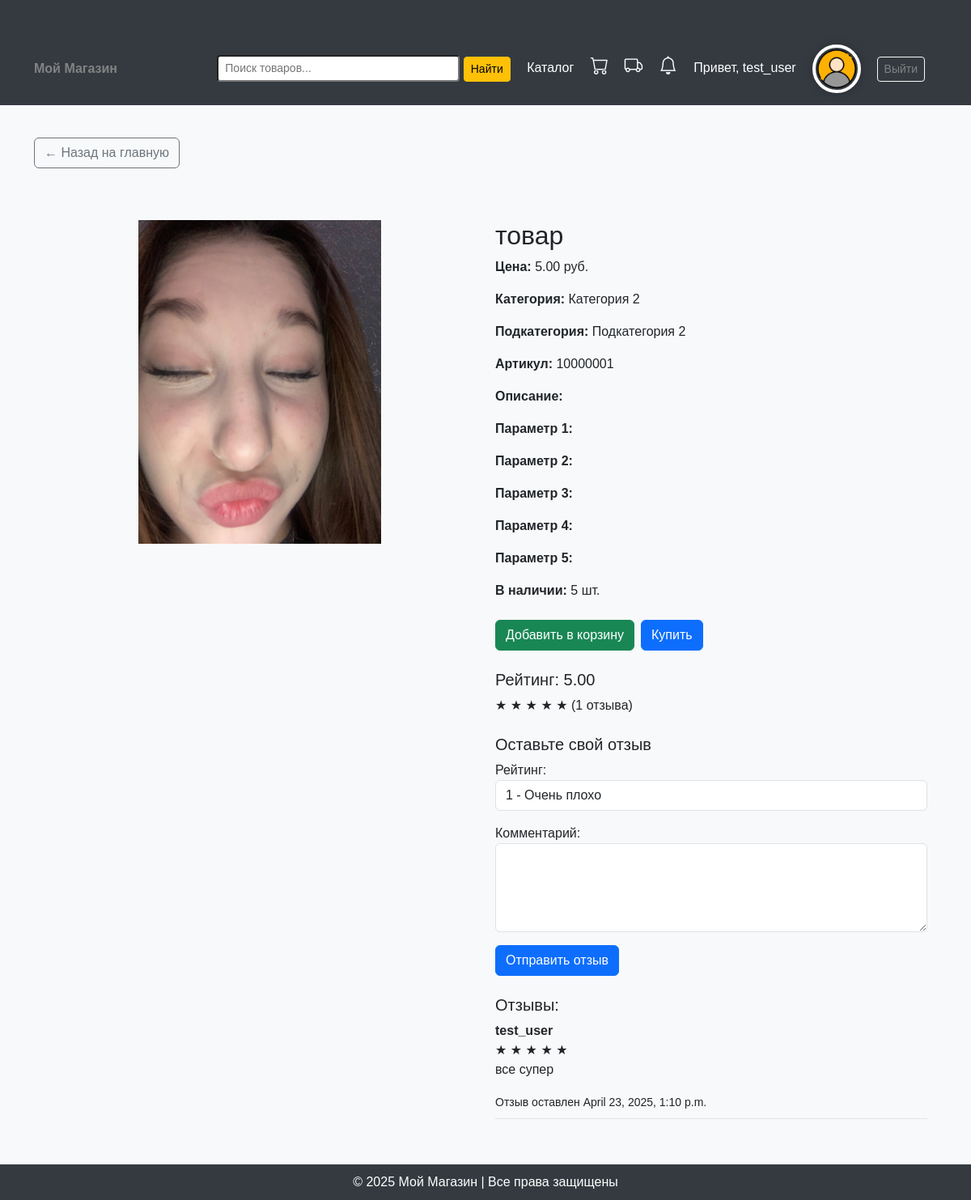
The app's page /accounts/product/5/ (signed in) with its own data.
### accounts/models.py (models this page shows, shortened)
class UserProfile(models.Model):
    user = models.OneToOneField(User, on_delete=models.CASCADE)  # Связь с моделью User
    first_name = models.CharField(max_length=100, blank=True)
    last_name = models.CharField(max_length=100, blank=True)
    phone_number = models.CharField(max_length=20, blank=True)
    birth_date = models.DateField(null=True, blank=True)
    gender = models.CharField(max_length=10, choices=[('M', 'Male'), ('F', 'Female')], blank=True)
    delivery_address = models.TextField(blank=True)
    profile_picture = models.ImageField(upload_to='profile_pics/', null=True, blank=True)

class Product(models.Model):
    name = models.CharField(max_length=255, verbose_name="Название")
    price = models.DecimalField(max_digits=10, decimal_places=2, verbose_name="Цена")
    parameter_1 = models.CharField(max_length=255, blank=True, verbose_name="Параметр 1")
    parameter_2 = models.CharField(max_length=255, blank=True, verbose_name="Параметр 2")
    parameter_3 = models.CharField(max_length=255, blank=True, verbose_name="Параметр 3")
    parameter_4 = models.CharField(max_length=255, blank=True, verbose_name="Параметр 4")
    parameter_5 = models.CharField(max_length=255, blank=True, verbose_name="Параметр 5")
    category = models.ForeignKey(Category, on_delete=models.CASCADE, verbose_name="Категория")
    subcategory = models.ForeignKey(Subcategory, on_delete=models.SET_NULL, blank=True, null=True, verbose_name="Подкатегория")  # <-- Добавили
    sku = models.CharField(max_length=50, unique=True, verbose_name="Артикул", blank=True)
    image = models.ImageField(upload_to="product_images/", blank=True, null=True, verbose_name="Изображение")
    description = models.TextField(blank=True, null=True, verbose_name="Описание")
    stock_quantity = models.PositiveIntegerField(default=0, verbose_name="Количество в наличии")
    average_rating = models.DecimalField(max_digits=3, decimal_places=2, default=0.00)

class Category(models.Model):
    name = models.CharField(max_length=255, unique=True, verbose_name="Название категории")

class Subcategory(models.Model):
    category = models.ForeignKey(Category, on_delete=models.CASCADE, related_name="subcategories", verbose_name="Категория")
    name = models.CharField(max_length=255, verbose_name="Название подкатегории")

class Review(models.Model):
    product = models.ForeignKey(Product, related_name='reviews', on_delete=models.CASCADE)
    user = models.ForeignKey(User, on_delete=models.CASCADE)
    rating = models.PositiveIntegerField(default=1)  # Рейтинг от 1 до 5
    comment = models.TextField()
    created_at = models.DateTimeField(auto_now_add=True)

### accounts/views.py (the view, shortened to what this page needs)
# urls.py: path('product/<int:product_id>/', views.product_detail, name='product_detail'),
def product_detail(request, product_id):
    product = get_object_or_404(Product, pk=product_id)
    reviews = product.reviews.all().order_by('-created_at')  # Сортируем отзывы по дате создания (новые сверху)
    can_leave_review = False
    if request.user.is_authenticated:
        orders_with_product = Order.objects.filter(user=request.user, status='ready for pickup')
        for order in orders_with_product:
            if order.orderproduct_set.filter(product=product).exists():
                can_leave_review = True
                break
    return render(request, 'product_detail.html', {
        'product': product,
        'reviews': reviews,  # Передаем все отзывы
        'can_leave_review': can_leave_review,
        'rating_range': range(1, 6)
    })

### accounts/context_processors.py (called while the page is built)
def notification_counter(request):
    if request.user.is_authenticated:
        count = Notification.objects.filter(user=request.user, is_read=False).count()
        return {'unread_notifications_count': count}
    return {}

### templates/product_detail.html (shortened to what this page needs)
{% extends "base.html" %}
{% block content %}
<a href="{% url 'home' %}" class="btn btn-outline-secondary mb-3">
    ← Назад на главную
</a>
<div class="container mt-5">
    <div class="row">
        <div class="col-md-6 d-flex justify-content-center">
            <img src="{{ product.image.url }}" class="img-fluid" alt="{{ product.name }}" style="max-height: 400px; object-fit: contain;">
        </div>
        <div class="col-md-6">
            <h2>{{ product.name }}</h2>
            <p><strong>Цена:</strong> {{ product.price }} руб.</p>
            <p><strong>Категория:</strong> {{ product.category.name }}</p>
            <p><strong>Подкатегория:</strong> {{ product.subcategory.name }}</p>
            <p><strong>Артикул:</strong> {{ product.sku }}</p>
            <p><strong>Описание:</strong> {{ product.description }}</p>
            <p><strong>Параметр 1:</strong> {{ product.parameter_1 }}</p>
            <p><strong>Параметр 2:</strong> {{ product.parameter_2 }}</p>
            <p><strong>Параметр 3:</strong> {{ product.parameter_3 }}</p>
            <p><strong>Параметр 4:</strong> {{ product.parameter_4 }}</p>
            <p><strong>Параметр 5:</strong> {{ product.parameter_5 }}</p>
            <p><strong>В наличии:</strong> {{ product.stock_quantity }} шт.</p>
            <div class="mt-4 d-flex gap-2">
                {% if user.is_authenticated %}
                    {% if user.is_superuser %}
                        <a href="{% url 'edit_product' product.id %}" class="btn btn-warning">Редактировать</a>
                        <a href="{% url 'delete_product' product.id %}" class="btn btn-danger">Удалить</a>
                    {% else %}
                        <a href="{% url 'add_to_cart' product.id %}" class="btn btn-success">Добавить в корзину</a>
                        <a href="{% url 'checkout' %}?product_id={{ product.id }}" class="btn btn-primary">Купить</a>
                    {% endif %}
                {% else %}
                    <a href="{% url 'login' %}?next={{ request.path }}" class="btn btn-success">Добавить в корзину</a>
                    <a href="{% url 'login' %}?next={% url 'checkout' %}?product_id={{ product.id }}" class="btn btn-primary">Купить</a>
                {% endif %}
            </div>
            <div class="mt-4">
                <h5>Рейтинг: {{ product.average_rating|floatformat:2 }}</h5>
                <div>
                    {% for i in rating_range %}
                        {% if i <= product.average_rating %}
                            &#9733;
                        {% else %}
                            &#9734;
                        {% endif %}
                    {% endfor %}
                    <span>({{ product.reviews.count }} отзыва)</span>
                </div>
            </div>
            {% if user.is_authenticated %}
                {% if can_leave_review %}
                    <h5 class="mt-4">Оставьте свой отзыв</h5>
                    <form method="POST">
                        <div class="form-group">
                            <label for="rating">Рейтинг:</label>
                            <select name="rating" id="rating" class="form-control" required>
                                <option value="1">1 - Очень плохо</option>
                            </select>
                        </div>
                        <div class="form-group mt-3">
                            <label for="comment">Комментарий:</label>
                            <textarea name="comment" id="comment" class="form-control" rows="4"></textarea>
                        </div>
                        <button type="submit" class="btn btn-primary mt-3">Отправить отзыв</button>
                    </form>
                {% else %}
                    <p class="mt-4">Вы не можете оставить отзыв для этого товара.</p>
                {% endif %}
            {% else %}
                <p class="mt-4">Чтобы оставить отзыв, необходимо <a href="{% url 'login' %}">войти</a>.</p>
            {% endif %}
            <div class="mt-4">
                <h5>Отзывы:</h5>
                {% if product.reviews.count > 0 %}
                    <ul class="list-unstyled">
                        {% for review in product.reviews.all %}
                        <li class="border-bottom mb-3 pb-2">
                            <div>
                                <strong>{{ review.user.username }}</strong>
                                <div>
                                    {% for i in rating_range %}
                                        {% if i <= review.rating %}
                                            &#9733;
                                        {% else %}
                                            &#9734;
                                        {% endif %}
                                    {% endfor %}
                                </div>
                            </div>
                            <p>{{ review.comment }}</p>
                            <small>Отзыв оставлен {{ review.created_at }}</small>
                        </li>
                        {% endfor %}
                    </ul>
                {% else %}
                    <p>Отзывов пока нет.</p>
                {% endif %}
            </div>
        </div>
    </div>
</div>
{% endblock %}

### templates/base.html (shortened to what this page needs)
<!DOCTYPE html>
<html lang="ru">
<head>
    <link rel="stylesheet" href="https://cdn.jsdelivr.net/npm/bootstrap@5.3.0/dist/css/bootstrap.min.css">
    <link href="https://cdn.jsdelivr.net/npm/bootstrap-icons@1.10.5/font/bootstrap-icons.css" rel="stylesheet">
</head>
<body>
    <header>
        <nav class="navbar">
            <div class="container">
                <a href="{% url 'home' %}" class="fw-bold">Мой Магазин</a>
                <div>
                    {% if user.is_authenticated %}
                    <form method="get" action="{% url 'search' %}" class="d-inline me-3">
                        <input type="text" name="q" class="form-control-sm d-inline-block"
                            placeholder="Поиск товаров..." style="width:300px; display: inline-block;">
                        <button type="submit" class="btn btn-warning btn-sm">Найти</button>
                    </form>
                    <a href="{% url 'catalog' %}" class="text-white me-3">Каталог</a>
                    {% if user.is_authenticated and not user.is_superuser %}
                    <li class="nav-item d-inline-block">
                        <a class="nav-link position-relative" href="{% url 'cart' %}">
                            <i class="bi bi-cart" style="font-size: 1.4rem; color: white;"></i>
                        </a>
                    </li>
                    <a href="{% url 'delivery' %}" class="text-white me-3" title="Доставка">
                        <i class="bi bi-truck" style="font-size: 1.4rem;"></i>
                    </a>
                    <a href="{% url 'notifications' %}" class="text-white me-3 position-relative" title="Уведомления">
                        <i class="bi bi-bell" style="font-size: 1.4rem;"></i>
                    </a>
                    {% endif %}
                    <span class="text-white me-3">Привет, {{ user.username }}</span>
                    {% if user.userprofile.profile_picture %}
                    <a href="{% url 'profile' %}">
                        <img src="{{ user.userprofile.profile_picture.url }}" alt="Profile" class="profile-icon">
                    </a>
                    {% else %}
                    <a href="{% url 'profile' %}">
                        <span class="username-text">{{ user.username|slice:":1" }}</span>
                    </a>
                    {% endif %}
                    <a href="{% url 'logout' %}" class="btn btn-outline-light btn-sm">Выйти</a>
                    {% else %}
                    <a href="{% url 'login' %}" class="btn btn-light btn-sm">Войти</a>
                    <a href="{% url 'register' %}" class="btn btn-outline-light btn-sm">Регистрация</a>
                    {% endif %}
                </div>
            </div>
        </nav>
    </header>
    <main class="container">
        {% block content %}{% endblock %}
    </main>
    <footer>
        © 2025 Мой Магазин | Все права защищены
    </footer>
</body>
</html>

### templates/base.html (style rules this page uses)
body { background-color: #f8f9fa; font-family: 'Arial', sans-serif; }
.navbar { background-color: #343a40; padding: 15px; }
.navbar a { color: rgb(131, 131, 131); text-decoration: none; margin-right: 15px; }
.container { margin-top: 40px; }
footer { background-color: #343a40; color: white; text-align: center; padding: 10px; margin-top: 40px; }
.profile-icon { width: 60px; height: 60px; border-radius: 50%; object-fit: cover; border: 4px solid #fff; box-shadow: 0 0 12px rgba(0, 0, 0, 0.2); transition: all 0.3s ease-in-out; }

### records on screen
Product: image (picture), name "товар", price "5.00", category.name "Категория 2", subcategory.name "Подкатегория 2", sku "10000001", stock_quantity "5", average_rating "5.00", reviews.count "1"
Review: user.username "test_user", rating 5 (drawn), comment "все супер", created_at "April 23, 2025, 1:10 p.m."

### other values on screen
{{ user.username }} "test_user"
